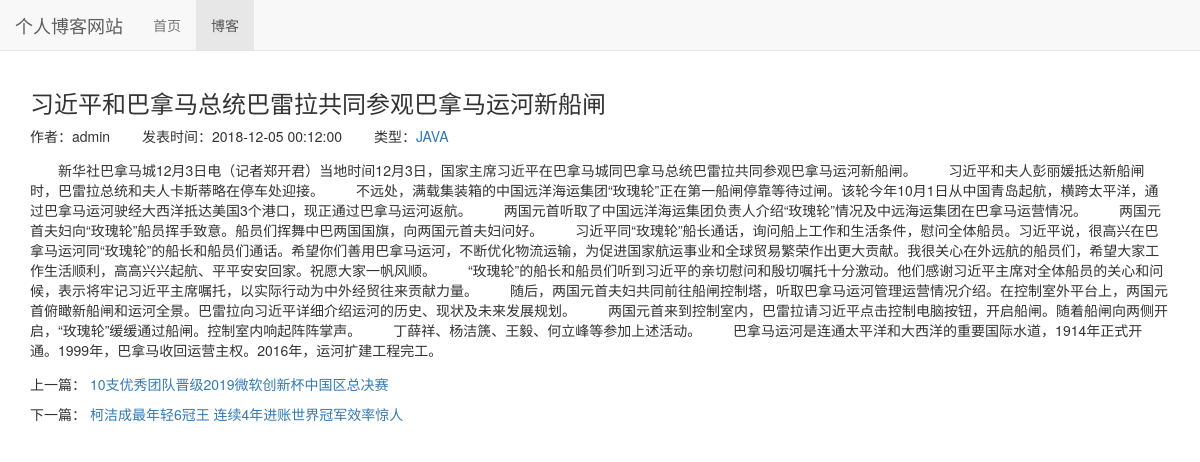
The app's page /blog/4 with its own data.
### blog/models.py (models this page shows, shortened)
class Blog(models.Model):
    title=models.CharField(max_length=50)
    blog_type = models.ForeignKey(BlogType,on_delete=models.DO_NOTHING)
    content = models.TextField()
    author = models.ForeignKey(User,on_delete=models.DO_NOTHING)
    create_time = models.DateTimeField(auto_now_add=True)
    last_updated_time = models.DateTimeField(auto_now=True)
    class Meta:
        ordering = ['-create_time']

class BlogType(models.Model):
    type_name = models.CharField(max_length=15)
    def __str__(self):
        return self.type_name

### blog/views.py (the view)
# urls.py: path('<int:blog_pk>', views.blog_detail,name="blog_detail"),
def blog_detail(request,blog_pk):
    context = {}
    blog = get_object_or_404(Blog,pk=blog_pk)
    context['blog']=blog
    context['previous_blog']=Blog.objects.filter(create_time__gt=blog.create_time).last()
    context['next_blog']=Blog.objects.filter(create_time__lt=blog.create_time).first()
    return render_to_response('blog/blog_detail.html', context)

### blog/templates/blog/blog_detail.html (shortened to what this page needs)
{% extends 'base.html' %}
{% load staticfiles %}
{% block nav_blog_active %}active{% endblock %}
{% block header_extends %}
    <link rel="stylesheet" href="{% static 'blog/blog.css' %}">
{% endblock %}
{% block content %}
    <div class="container">
        <div class="row">
            <div class="col-md-12 col-md-offset-1 col-lg-offset-0">
                <h3>{{ blog.title }}</h3>
                    <ul class="blog-info-description">
                        <li>作者：{{ blog.author }}</li>
                        <li>发表时间：{{ blog.create_time|date:"Y-m-d H:m:s" }}</li>
                        <li>类型：<a href="{% url 'blog_with_type' blog.blog_type.pk %}">{{ blog.blog_type }}</a></li>
                    </ul>
                    <div class="blog-content">{{ blog.content }}</div>
                    <div class="blog-more">
                        <p>上一篇：
                            {% if previous_blog %}
                                <a href="{% url 'blog_detail' previous_blog.pk %}">{{ previous_blog.title }}</a>
                            {% else %}
                                没有了
                            {% endif %}
                        </p>
                        <p>下一篇：
                            {% if next_blog %}
                                <a href="{% url 'blog_detail' next_blog.pk %}">{{ next_blog.title }}</a>
                            {% else %}
                                没有了
                            {% endif %}
                        </p>
                    </div>
            </div>
        </div>
    </div>
{% endblock %}

### static/base.css (style rules this page uses)
* { margin: 0px; padding: 0px; }
body { margin-top: 70px!important; }
ul { list-style-type: none!important; }

### blog/static/blog/blog.css (style rules this page uses)
ul.blog-info-description { list-style-type: none; margin-bottom: 1em; }
ul.blog-info-description li { display:inline-block; margin-right: 2em; }
div.blog-content { text-indent: 2em; }
div.blog-more { margin-top: 1em; }

### records on screen
Blog: title "习近平和巴拿马总统巴雷拉共同参观巴拿马运河新船闸", author "admin", create_time "2018-12-05 00:12:00", blog_type "JAVA", content "新华社巴拿马城12月3日电（记者郑开君）当地时间12月3日，国家主席习近平在巴拿马城同巴拿马总统巴雷拉共同参观巴拿马运河新船闸。 习近平和夫人彭丽媛抵达新船闸时，巴雷拉总统和夫人卡斯蒂略在停车处迎接。 不远处，满载集装箱的中国远洋海运集团“玫瑰轮”正在第一船闸停靠等待过闸。该轮今年10月1日从中国青岛起航，横跨太平洋，通过巴拿马运河驶经大西洋抵达美国3个港口，现正通过巴拿马运河返航。 两国元首听取了中国远洋海运集团负责人介绍“玫瑰轮”情况及中远海运集团在巴拿马运营情况。 两国元首夫妇向“玫瑰轮”船员挥手致意。船员们挥舞中巴两国国旗，向两国元首夫妇问好。 习近平同“玫瑰轮”船长通话，询问船上工作和生活条件，慰问全体船员。习近平说，很高兴在巴拿马运河同“玫瑰轮”的船长和船员们通话。希望你们善用巴拿马运河，不断优化物流运输，为促进国家航运事业和全球贸易繁荣作出更大贡献。我很关心在外远航的船员们，希望大家工作生活顺利，高高兴兴起航、平平安安回家。祝愿大家一帆风顺。 “玫瑰轮”的船长和船员们听到习近平的亲切慰问和殷切嘱托十分激动。他们感谢习近平主席对全体船员的关心和问候，表示将牢记习近平主席嘱托，以实际行动为中外经贸往来贡献力量。 随后，两国元首夫妇共同前往船闸控制塔，听取巴拿马运河管理运营情况介绍。在控制室外平台上，两国元首俯瞰新船闸和运河全景。巴雷拉向习近平详细介绍运河的历史、现状及未来发展规划。 两国元首来到控制室内，巴雷拉请习近平点击控制电脑按钮，开启船闸。随着船闸向两侧开启，“玫瑰轮”缓缓通过船闸。控制室内响起阵阵掌声。 丁薛祥、杨洁篪、王毅、何立峰等参加上述活动。…"
Blog: title "10支优秀团队晋级2019微软创新杯中国区总决赛"
Blog: title "柯洁成最年轻6冠王 连续4年进账世界冠军效率惊人"
